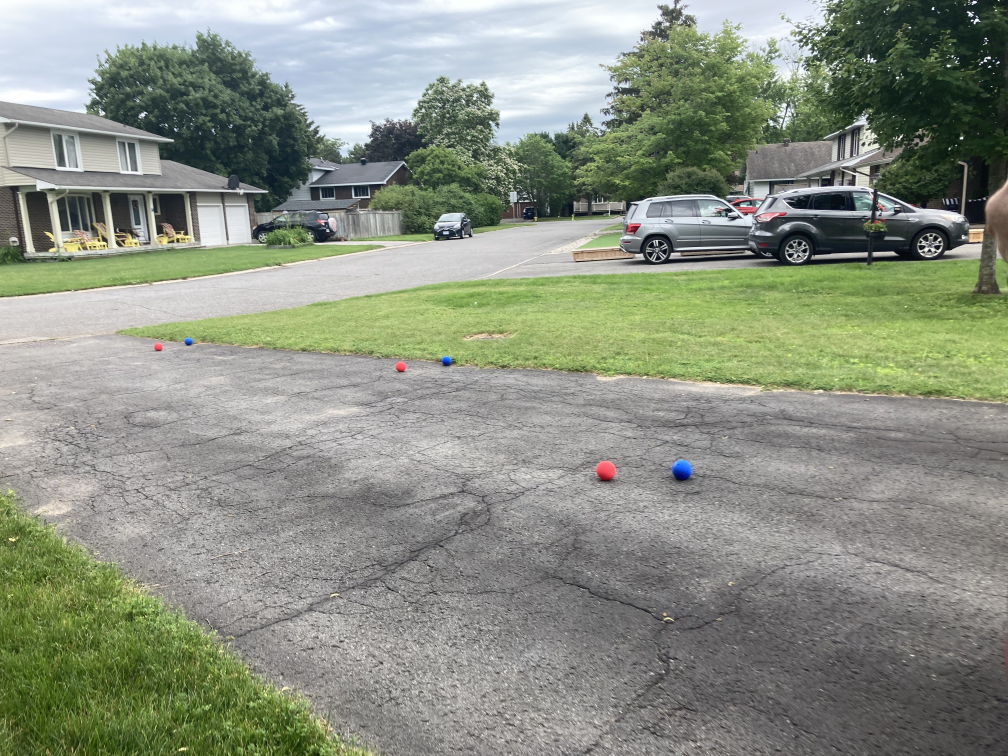
#> input picture src/camera_processing/camera_processing/HSVImageExplore/IMG_0537.jpg, 4032 x 3024 px (shown at 1/4 size)
$ python create_heatmap_image.py
#> lines starting #> are read from the running program, lines starting #| are printed output that depends on the picture
import cv2
import numpy as np
import os


def create_and_save_heatmap(
    image_path, output_directory=".", lower_threshold=0, upper_threshold=None
):
    """
    Opens an image, converts it to a heatmap based on specified thresholds, and saves it.

    Args:
        image_path (str): Path to the input image.
        output_directory (str): Directory where the heatmap image will be saved.
                                Defaults to the current directory.
        lower_threshold (int): Lower bound for pixel values to be included in the heatmap.
                                Defaults to 0.
        upper_threshold (int, optional): Upper bound for pixel values to be included in the heatmap.
                                         If None, it defaults to the max value of the image's data type
                                         (255 for uint8, 65535 for uint16).
    """
    img = cv2.imread(image_path, cv2.IMREAD_UNCHANGED)

    if img is None:
        print(f"Error: Could not load image from {image_path}")
        return

    # Convert to grayscale if it's a color image
    if img.ndim == 3:
        print(
            "Warning: Loaded a color image. Converting to grayscale for heatmap generation."
        )
        img = cv2.cvtColor(img, cv2.COLOR_BGR2GRAY)

    # Determine upper_threshold based on image data type if not provided
    if upper_threshold is None:
        if img.dtype == np.uint8:
            upper_threshold = 255
        elif img.dtype == np.uint16:
            upper_threshold = 65535
        else:
            print(
                f"Warning: Unexpected image data type: {img.dtype}. Defaulting upper threshold to 65535."
            )
            upper_threshold = 65535

    # Ensure output directory exists
    os.makedirs(output_directory, exist_ok=True)

    # Initialize processed_image as a 3-channel (BGR) image, all black
    processed_image = np.zeros((img.shape[0], img.shape[1], 3), dtype=np.uint8)

    # Create a mask for pixels within the threshold
    mask = (img >= lower_threshold) & (img <= upper_threshold)

    if np.any(mask):
        values_in_range = img[mask]

        min_val = np.min(values_in_range)
        max_val = np.max(values_in_range)

        if max_val == min_val:
            # If all values in range are the same, make them a mid-color
            colormap_input_values = np.full_like(values_in_range, 127, dtype=np.uint8)
        else:
            # Normalize to 0-255 range for applyColorMap
            colormap_input_values = (
                (values_in_range - min_val) / (max_val - min_val) * 255
            ).astype(np.uint8)

        # Apply JET colormap
        heatmap_colors = cv2.applyColorMap(colormap_input_values, cv2.COLORMAP_JET)

        # Reshape heatmap_colors from (N, 1, 3) to (N, 3) for direct assignment
        heatmap_colors = heatmap_colors.reshape(-1, 3)

        # Place the heatmap colors onto the processed_image at the masked locations
        processed_image[mask] = heatmap_colors
    else:
        print(
            "No pixels found within the specified threshold range. Outputting a black image."
        )

    # Construct the output filename
    base_name = os.path.basename(image_path)
    name_without_ext = os.path.splitext(base_name)[0]
    output_filename = f"{name_without_ext}_heatmap.png"
    output_path = os.path.join(output_directory, output_filename)

    # Save the heatmap image
    cv2.imwrite(output_path, processed_image)
    print(f"Heatmap saved to: {output_path}")


if __name__ == "__main__":
    # Example Usage:
    # Replace "path/to/your/image.png" with the actual path to your image
    # You can also specify an output directory and custom thresholds.

    # Prompt user for image path
    while True:
        try:
            print("\nEnter the path to your image (e.g., my_image.png):")
            path_input = input("Image path: ").strip()

            if not path_input:
                print("No image path provided. Exiting.")
                exit()

            if os.path.exists(path_input):
                break
            else:
                print(f"File not found: {path_input}. Please try again.")

        except EOFError:
            print("\nExiting.")
            exit()
        except KeyboardInterrupt:
            print("\nExiting.")
            exit()
#> this loop made 1 pass; the answer given on pass 1: ../../camera_processing/camera_processing/HSVImageExplore/IMG_0537.jpg

    # Call the function to create and save the heatmap
    create_and_save_heatmap(
        path_input,
        output_directory="./output_heatmaps",
        lower_threshold=0,
        upper_threshold=15000,
    )
#> in create_and_save_heatmap, img is the input picture: shape (3024, 4032, 3); mean B, G, R 130, 144.4, 138.1
#> in create_and_save_heatmap, `img = cv2.cvtColor(img, cv2.COLOR_BGR2GRAY)`:
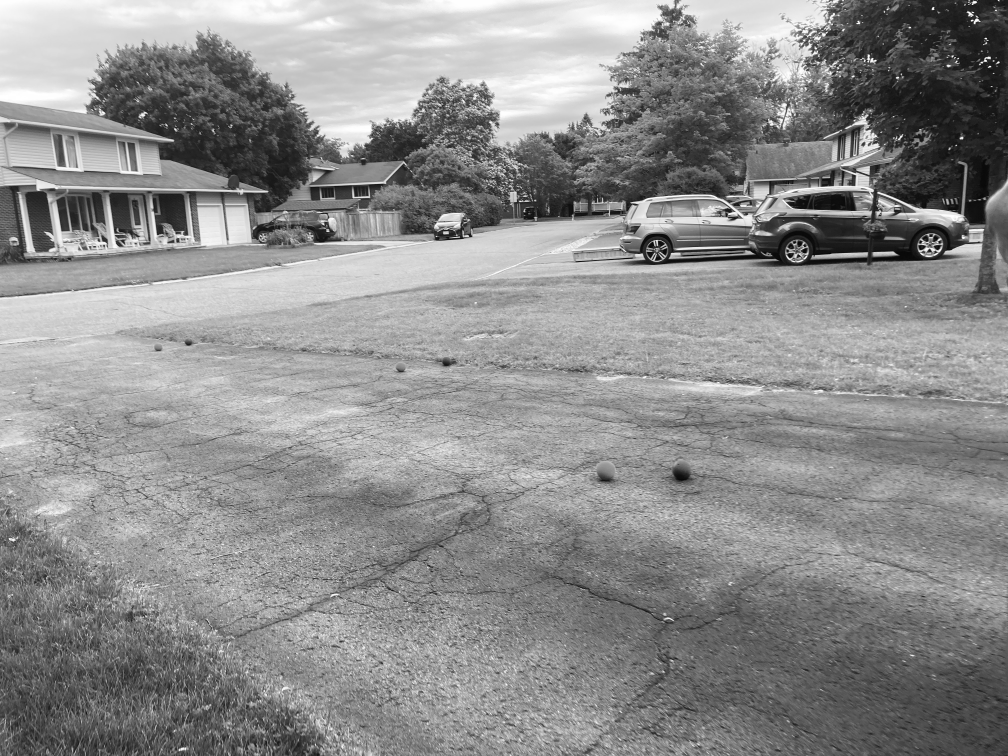
#> img: shape (3024, 4032) (shown at 1/4 size); min 0, max 255, mean 140.9
#> in create_and_save_heatmap, `mask = (img >= lower_threshold) & (img <= upper_threshold)`: mask: shape (3024, 4032) bool; every value is 1
#> in create_and_save_heatmap, `min_val = np.min(values_in_range)`: min_val = 0
#> in create_and_save_heatmap, `max_val = np.max(values_in_range)`: max_val = 255
#> in create_and_save_heatmap, `processed_image[mask] = heatmap_colors`:
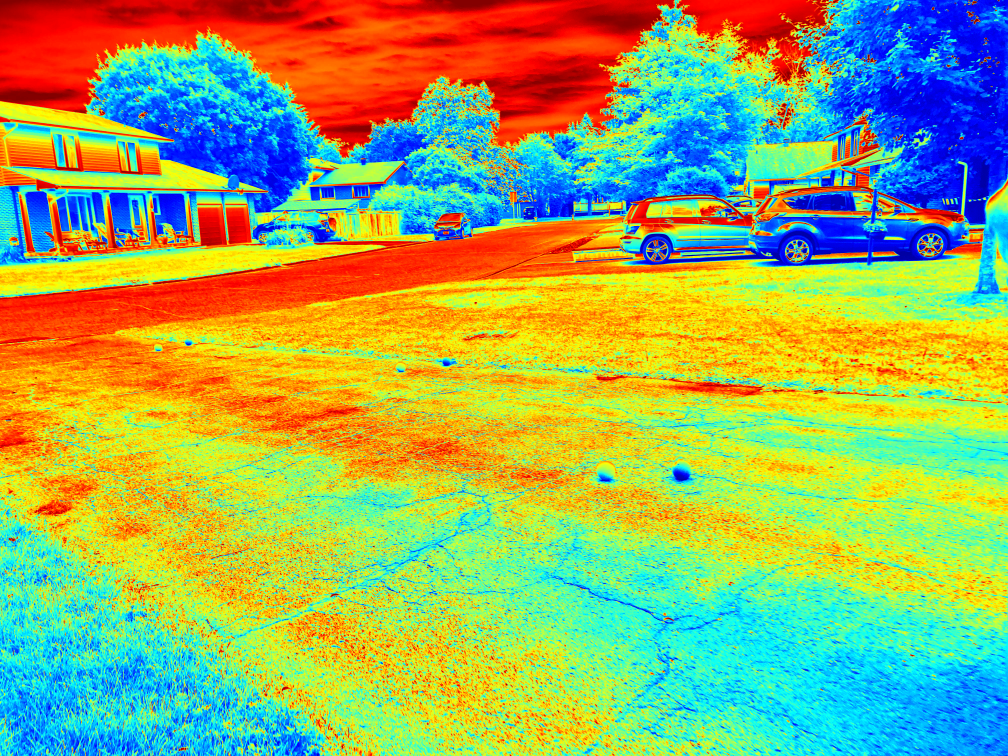
#> processed_image: shape (3024, 4032, 3) (shown at 1/4 size); mean of channels 0, 1, 2 99.5, 174.8, 152.4; drawn as B, G, R
    # You can also use default thresholds:
    # create_and_save_heatmap(path_input, output_directory="./output_heatmaps")
